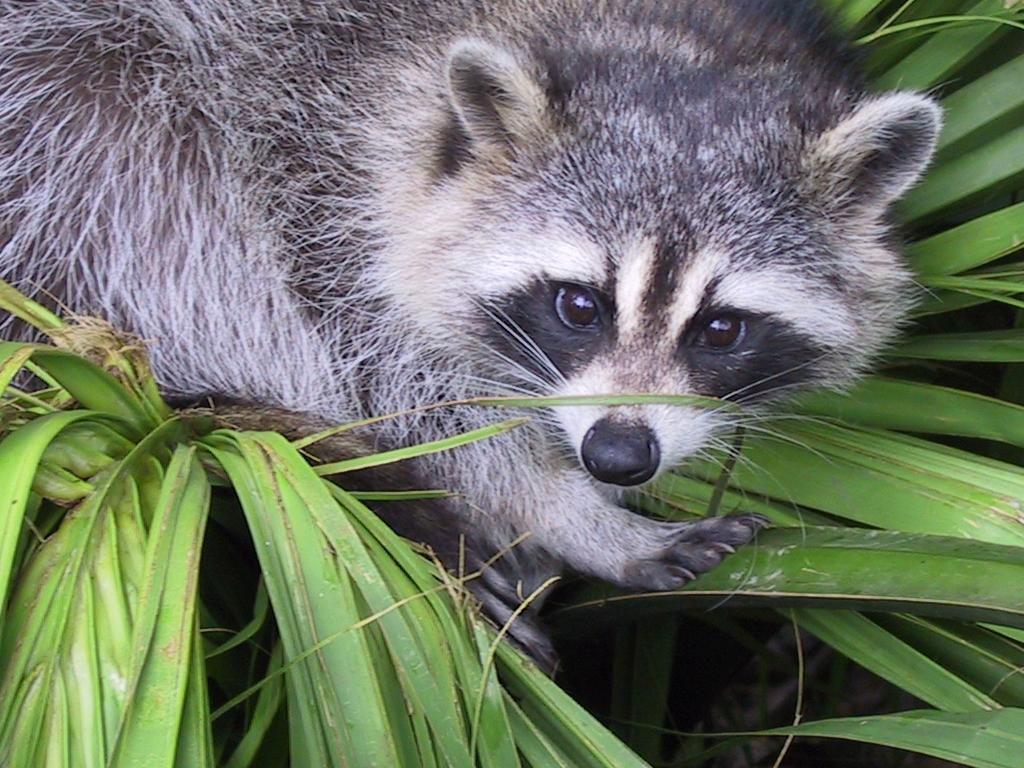
#> input picture Array/ex04/animal.jpeg, 1024 x 768 px
$ python rotate.py
#> lines starting #> are read from the running program, lines starting #| are printed output that depends on the picture
### Array/ex04/load_image.py
from PIL import Image
import numpy as np
import os


def ft_load(path: str):
    """Load an image from a file path and convert it to a numpy array.

    Args:
        path (str): Path to the image file.

    Returns:
        numpy.ndarray: Array containing RGB values of the image.

    Raises:
        TypeError: If path is not a string.
        FileNotFoundError: If image file is not found.
    """
#> called with path = 'animal.jpeg'
    try:
        if not isinstance(path, str):
            raise TypeError(f"Path need to be a string,"
                            f" got {type(path)} instead")
        if not os.path.isfile(path):
            raise FileNotFoundError(f"Image not found: {path}")

        with Image.open(path) as f:
#> f is the input picture: PIL image 1024x768 RGB; mean R, G, B 110.7, 117.7, 102.1
            img_format = f.format or "Unknow"
#> img_format = 'JPEG'
            rgb_img = f.convert("RGB")
            arr = np.array(rgb_img)

        print(f"Image format: {img_format}")
#| Image format: JPEG
        return arr

    except Exception as e:
        print(f"{type(e).__name__}: {e}")

### Array/ex04/zoom.py
def _validate_range(start, stop, max_val, name):
    """Vérifie que start < stop et que les indices sont dans [0, max_val].
    Lève ValueError avec un message explicite si la vérification échoue.
    - name : 'x' ou 'y' pour formater le message d'erreur.
    """
    if not (start < stop):
        raise ValueError(f"{name} start must be < {name} stop (got {start} "
                         f">= {stop})")
    if start < 0 or stop < 0 or start > max_val or stop > max_val:
        raise ValueError(f"{name} indices out of bounds: must "
                         f"be between 0 and {max_val} (got {start}, {stop})")


def zoom(arr_img, x, y):
    """Return a rectangular sub-image by slicing a NumPy array.

    Parameters
    ----------
    arr_img : numpy.ndarray
      Image array with shape (h, w, c) or at least 2-D.
    x : tuple[int, int]
      Column range (x1, x2). Uses Python/NumPy slice semantics:
      start at x1 (inclusive) and stop at x2 (exclusive).
    y : tuple[int, int]
      Row range (y1, y2). Uses Python/NumPy slice semantics.

    Returns
    -------
    numpy.ndarray
      The slice arr_img[y1:y2, x1:x2]; typically a view (no copy).
      The returned array preserves a channel axis if present.

    Raises
    ------
    TypeError
      If x or y are not tuples or contain non-integer entries.
    ValueError
      If x or y do not have length 2 or indices are out of bounds.

    Notes
    -----
    This implementation enforces bounds checks: indices must be integers
    within [0, width] / [0, height] and start < stop.
    """
#> called with x = (400, 800), y = (150, 550)
    if not (isinstance(x, tuple) and isinstance(y, tuple)):
        raise TypeError("x and y must be tuples")
    if not (len(x) == 2 and len(y) == 2):
        raise ValueError("x and y must be of length 2")
    if not all(isinstance(i, int) for i in x + y):
        raise TypeError("x and y must contain integers only")

    if arr_img.ndim < 2:
        raise ValueError("arr_img must be at least 2-D")
    h, w = arr_img.shape[:2]
#> h = 768; w = 1024

    x1, x2 = x[0], x[1]
    y1, y2 = y[0], y[1]

    _validate_range(x1, x2, w, "x")
    _validate_range(y1, y2, h, "y")

    new_arr = arr_img[y1:y2, x1:x2]
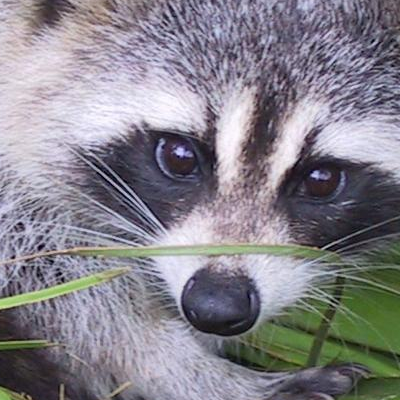
#> new_arr: shape (400, 400, 3); mean R, G, B 133.7, 130.6, 139.1
    print(f"New shape after slicing: {new_arr.shape}")
#| New shape after slicing: (400, 400, 3)
#> (printed output is left out)

    return new_arr

### Array/ex04/rotate.py
import numpy as np
import PIL.Image as Image
import matplotlib.pyplot as plt

from load_image import ft_load
from zoom import zoom


def transpose(arr_img):
    """
    Transpose an image array by swapping height and width axes.

    Parameters
    ----------
    arr_img : numpy.ndarray
      Input image array with shape (H, W, C), where H is height,
      W is width and C is number of channels. The array's dtype is
      preserved in the result.

    Returns
    -------
    numpy.ndarray
      New image array with shape (W, H, C). For all valid indices i, j:
      output[j, i] == arr_img[i, j]. Channels and dtype are unchanged.

    Notes
    -----
    Performs an explicit element-wise copy; complexity is O(H*W*C) and
    additional memory of the same size is allocated. For a view-only
    transpose consider numpy.transpose.

    Raises
    ------
    AttributeError
      If arr_img has no 'shape' attribute.
    ValueError
      If arr_img.ndim < 2.
    """
    h, w, c = arr_img.shape
#> h = 400; w = 400; c = 3
    new_image = np.empty((w, h, c), dtype=arr_img.dtype)
    for i in range(h):
        for j in range(w):
            new_image[j, i] = arr_img[i, j]
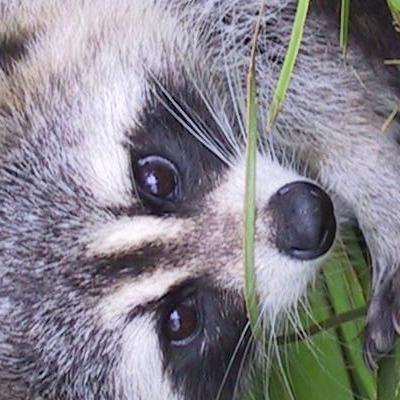
#> new_image: shape (400, 400, 3); mean R, G, B 133.7, 130.6, 139.1
    return new_image


def main():
    try:
        img = ft_load("animal.jpeg")

        cropped = zoom(img, (400, 800), (150, 550))
        print(f"The shape of image is: {cropped.shape}\n{cropped[:1]}")

        transpo = transpose(cropped)
        print(f"New shape after Transpose: {transpo.shape}\n{transpo[:1]}")
#> (printed output is left out)

        zoomed_image = Image.fromarray(np.asarray(transpo))
        grayscale_img = zoomed_image.convert("L")
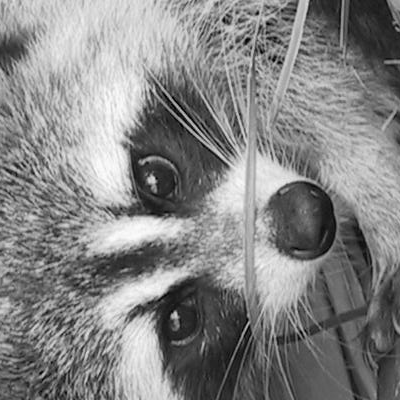
#> grayscale_img: PIL image 400x400 L; min 0, max 253, mean 132.5

        plt.imshow(grayscale_img, cmap='gray')
        plt.title("Zoomed Image")
        plt.axis('on')
        plt.show()
    except Exception as e:
        print(f"{type(e).__name__}: {e}")


if __name__ == "__main__":
    main()
